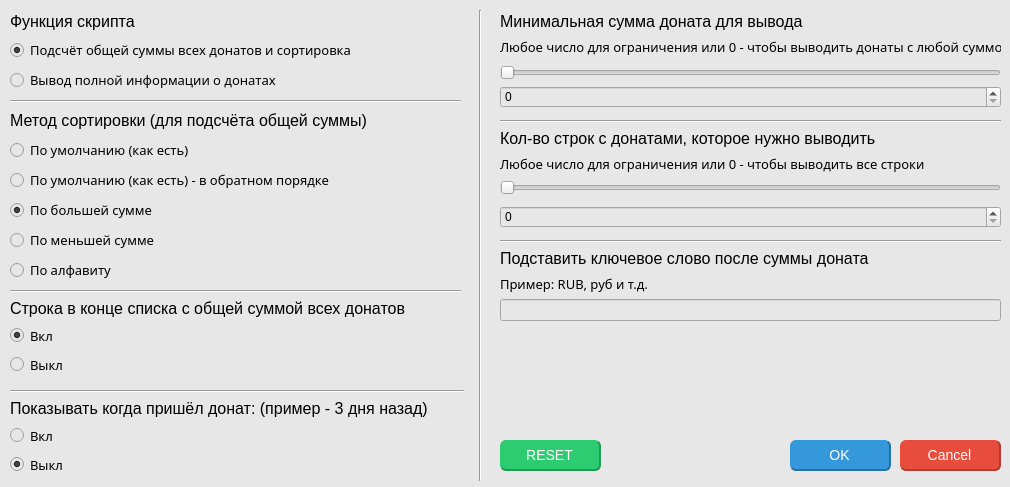
<?xml version="1.0" encoding="UTF-8"?>
<ui version="4.0">
 <class>Dialog</class>
 <widget class="QDialog" name="Dialog">
  <property name="geometry">
   <rect>
    <x>0</x>
    <y>0</y>
    <width>1010</width>
    <height>487</height>
   </rect>
  </property>
  <property name="windowTitle">
   <string>Настройки скрипта</string>
  </property>
  <property name="autoFillBackground">
   <bool>false</bool>
  </property>
  <property name="styleSheet">
   <string notr="true">background-color: rgb(231, 231, 231);</string>
  </property>
  <widget class="QWidget" name="verticalLayoutWidget_3">
   <property name="geometry">
    <rect>
     <x>500</x>
     <y>10</y>
     <width>501</width>
     <height>98</height>
    </rect>
   </property>
   <layout class="QVBoxLayout" name="QT_min_donation_sum">
    <item>
     <widget class="QLabel" name="label_min_donation_sum">
      <property name="font">
       <font>
        <family>Microsoft YaHei UI</family>
        <pointsize>12</pointsize>
       </font>
      </property>
      <property name="text">
       <string>Минимальная сумма доната для вывода</string>
      </property>
     </widget>
    </item>
    <item alignment="Qt::AlignTop">
     <widget class="QLabel" name="label_2_min_donation_sum">
      <property name="font">
       <font>
        <family>Microsoft YaHei Light</family>
        <pointsize>10</pointsize>
       </font>
      </property>
      <property name="text">
       <string>Любое число для ограничения или 0 - чтобы выводить донаты с любой суммой</string>
      </property>
     </widget>
    </item>
    <item>
     <widget class="QSlider" name="slider_min_donation_sum">
      <property name="maximum">
       <number>9999</number>
      </property>
      <property name="orientation">
       <enum>Qt::Horizontal</enum>
      </property>
     </widget>
    </item>
    <item alignment="Qt::AlignTop">
     <widget class="QSpinBox" name="spinBox_min_donation_sum">
      <property name="maximum">
       <number>9999</number>
      </property>
      <property name="singleStep">
       <number>50</number>
      </property>
     </widget>
    </item>
   </layout>
  </widget>
  <widget class="QWidget" name="verticalLayoutWidget">
   <property name="geometry">
    <rect>
     <x>10</x>
     <y>100</y>
     <width>451</width>
     <height>182</height>
    </rect>
   </property>
   <layout class="QVBoxLayout" name="QT_script_options">
    <item>
     <widget class="Line" name="line">
      <property name="orientation">
       <enum>Qt::Horizontal</enum>
      </property>
     </widget>
    </item>
    <item>
     <widget class="QLabel" name="label_sorting">
      <property name="font">
       <font>
        <family>Microsoft YaHei UI</family>
        <pointsize>12</pointsize>
       </font>
      </property>
      <property name="text">
       <string>Метод сортировки (для подсчёта общей суммы)</string>
      </property>
     </widget>
    </item>
    <item>
     <widget class="QRadioButton" name="btn_sorting_1">
      <property name="font">
       <font>
        <family>Microsoft YaHei Light</family>
        <pointsize>10</pointsize>
       </font>
      </property>
      <property name="text">
       <string>По умолчанию (как есть)</string>
      </property>
     </widget>
    </item>
    <item>
     <widget class="QRadioButton" name="btn_sorting_2">
      <property name="font">
       <font>
        <family>Microsoft YaHei Light</family>
        <pointsize>10</pointsize>
       </font>
      </property>
      <property name="text">
       <string>По умолчанию (как есть) - в обратном порядке</string>
      </property>
     </widget>
    </item>
    <item>
     <widget class="QRadioButton" name="btn_sorting_3">
      <property name="font">
       <font>
        <family>Microsoft YaHei Light</family>
        <pointsize>10</pointsize>
       </font>
      </property>
      <property name="text">
       <string>По большей сумме</string>
      </property>
      <property name="checked">
       <bool>true</bool>
      </property>
     </widget>
    </item>
    <item>
     <widget class="QRadioButton" name="btn_sorting_4">
      <property name="font">
       <font>
        <family>Microsoft YaHei Light</family>
        <pointsize>10</pointsize>
       </font>
      </property>
      <property name="styleSheet">
       <string notr="true"/>
      </property>
      <property name="text">
       <string>По меньшей сумме</string>
      </property>
     </widget>
    </item>
    <item>
     <widget class="QRadioButton" name="btn_sorting_5">
      <property name="font">
       <font>
        <family>Microsoft YaHei Light</family>
        <pointsize>10</pointsize>
       </font>
      </property>
      <property name="text">
       <string>По алфавиту</string>
      </property>
     </widget>
    </item>
   </layout>
  </widget>
  <widget class="QWidget" name="verticalLayoutWidget_2">
   <property name="geometry">
    <rect>
     <x>10</x>
     <y>10</y>
     <width>451</width>
     <height>82</height>
    </rect>
   </property>
   <layout class="QVBoxLayout" name="QT_sorting">
    <item>
     <widget class="QLabel" name="desc_script_options">
      <property name="font">
       <font>
        <family>Microsoft YaHei UI</family>
        <pointsize>12</pointsize>
        <weight>50</weight>
        <bold>false</bold>
       </font>
      </property>
      <property name="text">
       <string>Функция скрипта</string>
      </property>
     </widget>
    </item>
    <item>
     <widget class="QRadioButton" name="btn_script_options_1">
      <property name="enabled">
       <bool>true</bool>
      </property>
      <property name="font">
       <font>
        <family>Microsoft YaHei Light</family>
        <pointsize>10</pointsize>
        <weight>50</weight>
        <bold>false</bold>
       </font>
      </property>
      <property name="autoFillBackground">
       <bool>false</bool>
      </property>
      <property name="text">
       <string>Подсчёт общей суммы всех донатов и сортировка</string>
      </property>
      <property name="checked">
       <bool>true</bool>
      </property>
     </widget>
    </item>
    <item>
     <widget class="QRadioButton" name="btn_script_options_2">
      <property name="font">
       <font>
        <family>Microsoft YaHei Light</family>
        <pointsize>10</pointsize>
       </font>
      </property>
      <property name="text">
       <string>Вывод полной информации о донатах</string>
      </property>
     </widget>
    </item>
   </layout>
  </widget>
  <widget class="QPushButton" name="btn_ok">
   <property name="geometry">
    <rect>
     <x>790</x>
     <y>440</y>
     <width>101</width>
     <height>31</height>
    </rect>
   </property>
   <property name="styleSheet">
    <string notr="true">QPushButton {
    background-color: #3498db;
    color: white;
    border: none;
    border-radius: 6px; 
    font-size: 14px;
	border-bottom: 2px solid #2671a3;
	border-right: 2px solid #2671a3;

}
QPushButton:hover {
    background-color: #2671a3;
    color: white;
    border: none;
    border-radius: 6px; 
    font-size: 14px;
	border-bottom: 2px solid #2671a3;
	border-right: 2px solid #2671a3;
}
</string>
   </property>
   <property name="text">
    <string>OK</string>
   </property>
  </widget>
  <widget class="QPushButton" name="btn_cancel">
   <property name="geometry">
    <rect>
     <x>900</x>
     <y>440</y>
     <width>101</width>
     <height>31</height>
    </rect>
   </property>
   <property name="styleSheet">
    <string notr="true">QPushButton {
    background-color: #e74c3c;
    color: white;
    border: none;
    border-radius: 6px; 
    font-size: 14px;
	border-bottom: 2px solid #b63a2f;
	border-right: 2px solid #b63a2f;

}
QPushButton:hover {
    background-color: #c0392b;
    color: white;
    border: none;
    border-radius: 6px; 
    font-size: 14px;
	border-bottom: 2px solid #b63a2f;
	border-right: 2px solid #b63a2f;
}

</string>
   </property>
   <property name="text">
    <string>Cancel</string>
   </property>
  </widget>
  <widget class="QWidget" name="verticalLayoutWidget_4">
   <property name="geometry">
    <rect>
     <x>500</x>
     <y>120</y>
     <width>501</width>
     <height>108</height>
    </rect>
   </property>
   <layout class="QVBoxLayout" name="QT_donations_lines_amount">
    <item>
     <widget class="Line" name="line_min_donation_sum">
      <property name="orientation">
       <enum>Qt::Horizontal</enum>
      </property>
     </widget>
    </item>
    <item alignment="Qt::AlignTop">
     <widget class="QLabel" name="label_1_donations_lines_amount">
      <property name="font">
       <font>
        <family>Microsoft YaHei UI</family>
        <pointsize>12</pointsize>
       </font>
      </property>
      <property name="text">
       <string>Кол-во строк с донатами, которое нужно выводить</string>
      </property>
     </widget>
    </item>
    <item alignment="Qt::AlignTop">
     <widget class="QLabel" name="label_2_donations_lines_amount">
      <property name="font">
       <font>
        <family>Microsoft YaHei Light</family>
        <pointsize>10</pointsize>
       </font>
      </property>
      <property name="text">
       <string>Любое число для ограничения или 0 - чтобы выводить все строки</string>
      </property>
     </widget>
    </item>
    <item alignment="Qt::AlignTop">
     <widget class="QSlider" name="slider_donations_lines_amount">
      <property name="maximum">
       <number>9999</number>
      </property>
      <property name="orientation">
       <enum>Qt::Horizontal</enum>
      </property>
     </widget>
    </item>
    <item>
     <widget class="QSpinBox" name="spinBox_donations_lines_amount"/>
    </item>
   </layout>
  </widget>
  <widget class="QWidget" name="verticalLayoutWidget_5">
   <property name="geometry">
    <rect>
     <x>500</x>
     <y>240</y>
     <width>501</width>
     <height>81</height>
    </rect>
   </property>
   <layout class="QVBoxLayout" name="QT_line_ending">
    <item>
     <widget class="Line" name="line_2">
      <property name="orientation">
       <enum>Qt::Horizontal</enum>
      </property>
     </widget>
    </item>
    <item alignment="Qt::AlignTop">
     <widget class="QLabel" name="label_line_ending">
      <property name="font">
       <font>
        <family>Microsoft YaHei UI</family>
        <pointsize>12</pointsize>
        <weight>50</weight>
        <bold>false</bold>
       </font>
      </property>
      <property name="text">
       <string>Подставить ключевое слово после суммы доната</string>
      </property>
     </widget>
    </item>
    <item>
     <widget class="QLabel" name="label">
      <property name="font">
       <font>
        <family>Microsoft YaHei Light</family>
        <pointsize>10</pointsize>
       </font>
      </property>
      <property name="text">
       <string>Пример: RUB, руб и т.д.</string>
      </property>
     </widget>
    </item>
    <item alignment="Qt::AlignTop">
     <widget class="QLineEdit" name="lineEdit_line_ending"/>
    </item>
   </layout>
  </widget>
  <widget class="Line" name="line_3">
   <property name="geometry">
    <rect>
     <x>470</x>
     <y>10</y>
     <width>21</width>
     <height>471</height>
    </rect>
   </property>
   <property name="styleSheet">
    <string notr="true">gridline-color: rgb(255, 255, 0);
alternate-background-color: rgb(0, 0, 127);</string>
   </property>
   <property name="orientation">
    <enum>Qt::Vertical</enum>
   </property>
  </widget>
  <widget class="QWidget" name="verticalLayoutWidget_6">
   <property name="geometry">
    <rect>
     <x>10</x>
     <y>290</y>
     <width>451</width>
     <height>86</height>
    </rect>
   </property>
   <layout class="QVBoxLayout" name="QT_total_sum">
    <item>
     <widget class="Line" name="line_4">
      <property name="orientation">
       <enum>Qt::Horizontal</enum>
      </property>
     </widget>
    </item>
    <item>
     <widget class="QLabel" name="label_total_sum">
      <property name="font">
       <font>
        <family>Microsoft YaHei UI</family>
        <pointsize>12</pointsize>
       </font>
      </property>
      <property name="text">
       <string>Строка в конце списка с общей суммой всех донатов</string>
      </property>
     </widget>
    </item>
    <item>
     <widget class="QRadioButton" name="btn_total_sum_1">
      <property name="font">
       <font>
        <family>Microsoft YaHei Light</family>
        <pointsize>10</pointsize>
       </font>
      </property>
      <property name="text">
       <string>Вкл</string>
      </property>
      <property name="checked">
       <bool>true</bool>
      </property>
     </widget>
    </item>
    <item>
     <widget class="QRadioButton" name="btn_total_sum_0">
      <property name="font">
       <font>
        <family>Microsoft YaHei Light</family>
        <pointsize>10</pointsize>
       </font>
      </property>
      <property name="text">
       <string>Выкл</string>
      </property>
     </widget>
    </item>
   </layout>
  </widget>
  <widget class="QWidget" name="verticalLayoutWidget_7">
   <property name="geometry">
    <rect>
     <x>10</x>
     <y>390</y>
     <width>454</width>
     <height>86</height>
    </rect>
   </property>
   <layout class="QVBoxLayout" name="QT_show_donation_date">
    <item>
     <widget class="Line" name="line_5">
      <property name="orientation">
       <enum>Qt::Horizontal</enum>
      </property>
     </widget>
    </item>
    <item alignment="Qt::AlignTop">
     <widget class="QLabel" name="label_show_donation_date">
      <property name="font">
       <font>
        <family>Microsoft YaHei UI</family>
        <pointsize>12</pointsize>
       </font>
      </property>
      <property name="text">
       <string>Показывать когда пришёл донат: (пример - 3 дня назад)</string>
      </property>
     </widget>
    </item>
    <item>
     <widget class="QRadioButton" name="btn_show_donation_date_1">
      <property name="font">
       <font>
        <family>Microsoft YaHei Light</family>
        <pointsize>10</pointsize>
       </font>
      </property>
      <property name="text">
       <string>Вкл</string>
      </property>
     </widget>
    </item>
    <item>
     <widget class="QRadioButton" name="btn_show_donation_date_0">
      <property name="font">
       <font>
        <family>Microsoft YaHei Light</family>
        <pointsize>10</pointsize>
       </font>
      </property>
      <property name="text">
       <string>Выкл</string>
      </property>
      <property name="checked">
       <bool>true</bool>
      </property>
     </widget>
    </item>
   </layout>
  </widget>
  <widget class="QPushButton" name="btn_reset">
   <property name="geometry">
    <rect>
     <x>500</x>
     <y>440</y>
     <width>101</width>
     <height>31</height>
    </rect>
   </property>
   <property name="styleSheet">
    <string notr="true">QPushButton {
    background-color: #2ecc71;
    color: white;
    border: none;
    border-radius: 6px; 
    font-size: 14px;
	border-bottom: 2px solid #229a54;
	border-right: 2px solid #229a54;

}
QPushButton:hover {
    background-color: #229a54;
    color: white;
    border: none;
    border-radius: 6px; 
    font-size: 14px;
	border-bottom: 2px solid #229a54;
	border-right: 2px solid #229a54;
}
</string>
   </property>
   <property name="text">
    <string>RESET</string>
   </property>
  </widget>
 </widget>
 <resources/>
 <connections/>
</ui>
